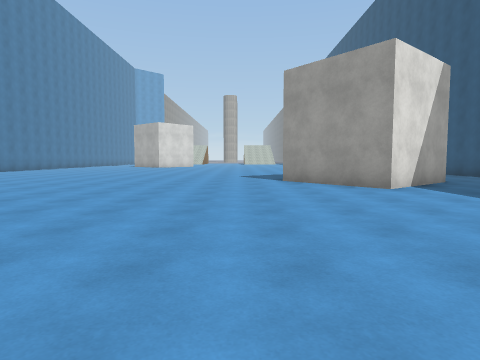
[1] (above)

20 first-person views from a walk through a scene from a Unity 3-D project. The camera is 1.3 m above the floor, tilts 4° down and sees 75° across. The floor is counted in squares, 2 m on a side. Each view is taken from the middle of a square. On the plan, view 1 faces up. The plan holds only what a view shows up to about 10 squares ahead; the rest is blank. The place goes on beyond the plan. Surface patterns are stand-ins for the level's own textures.

[2]
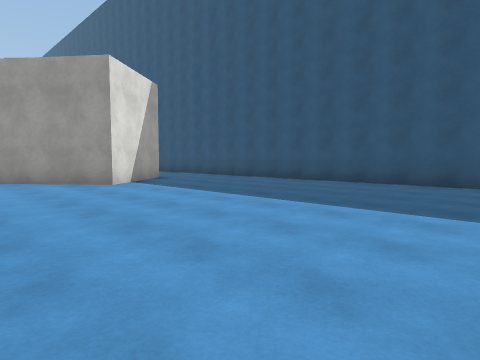

[3]
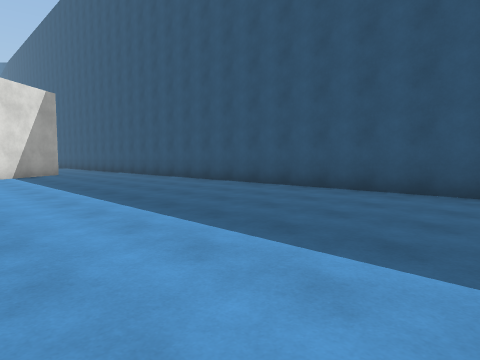

[4]
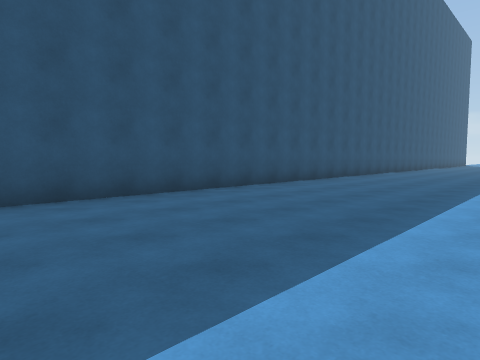

[5]
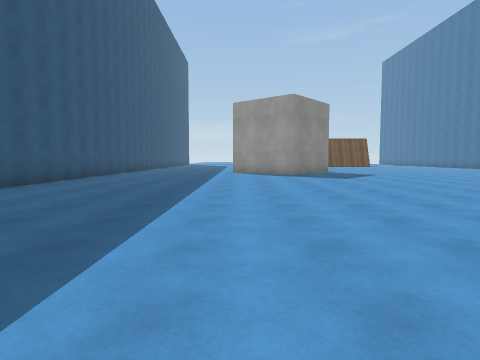

[6]
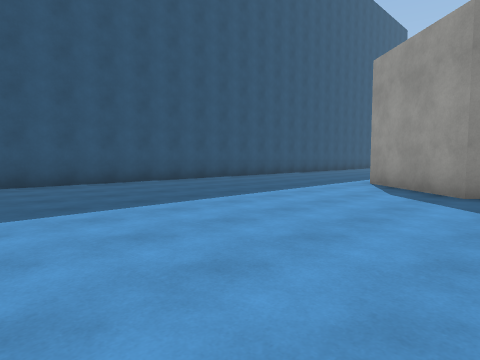

[7]
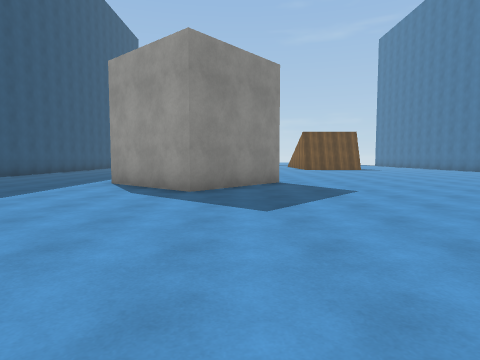

[8]
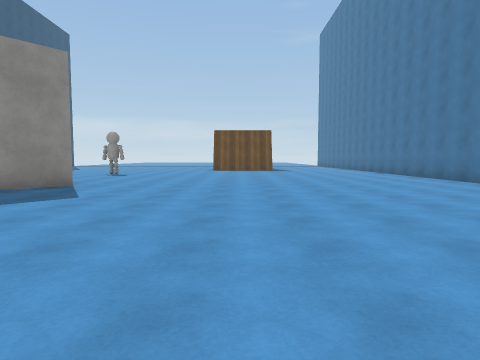

[9]
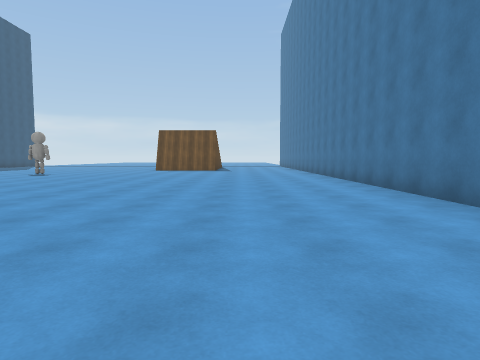

[10]
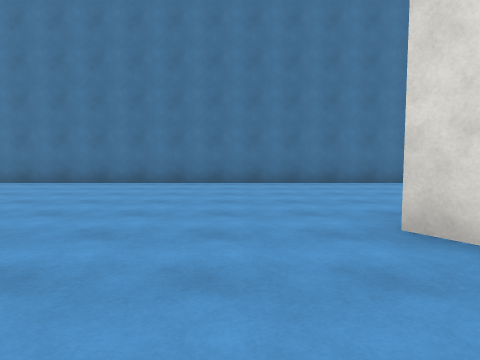

[11]
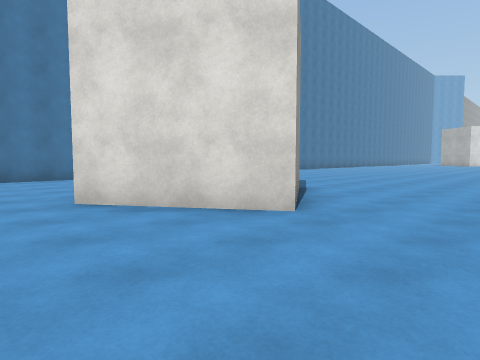

[12]
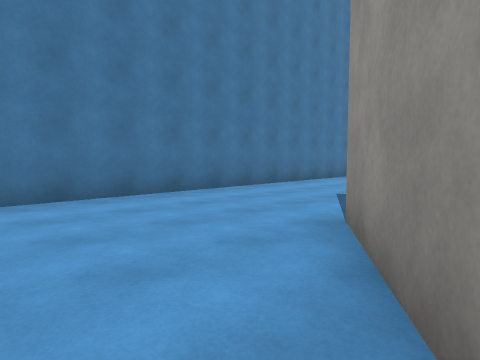

[13]
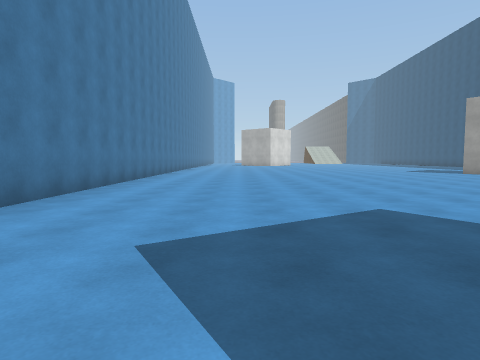

[14]
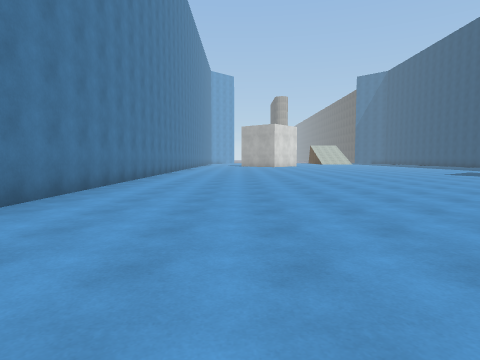

[15]
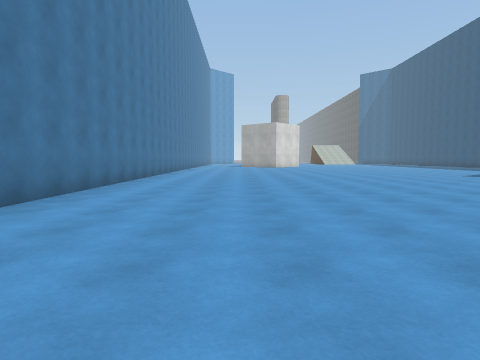

[16]
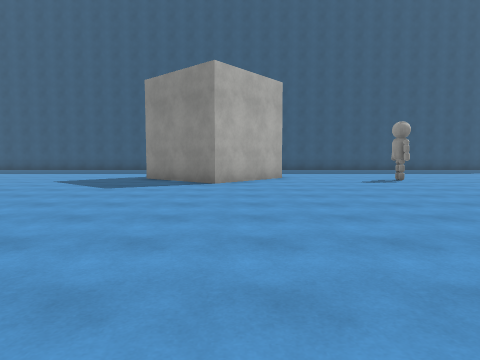

[17]
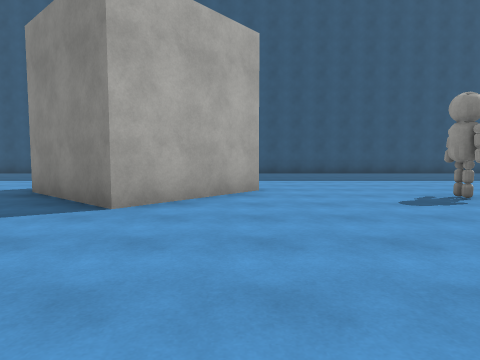

[18]
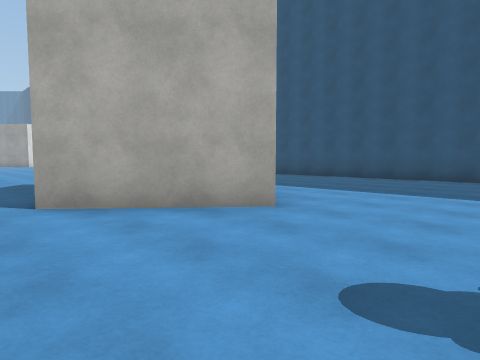

[19]
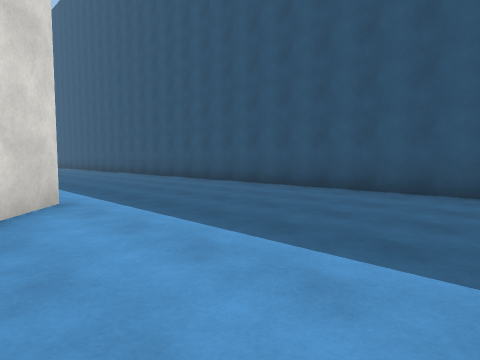

[20]
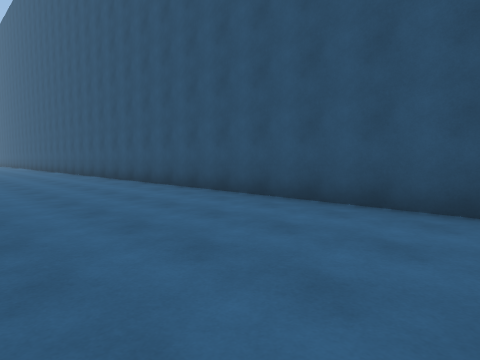

### Floor plan
Points are (right, up) in squares from view 1. A wall is a line through its corners. A room is listed if a view was taken in it or the views show most of it. See-through windows are left out.
Room 1 (views 1, 2, 3, 4, 5, 6, 7, 8, 9, 10, 11, 12, 13, 14, 15, 16, 17, 18, 19, 20)
walls: (-6.1, -6.1) (-7.5, -3.9); (-4.9, -2.3) (-3.2, -4.8) (-5.9, -6.6); (1.4, -17.5) (-1.1, -15.4) (1, -13) (3.3, -15) (2.5, -16); (5.6, 8.5) (3.2, 6.5) (1.2, 9); (8.2, -20.5) (8.2, 5.1); (-11.2, 10.1) (-11.2, -18.1)
objects: other object (0, -21)

Where each view was taken, in squares from view 1:
view 1: 0 up, 0 right, facing up
view 2: 1 down, 0 right, facing up-right
view 3: 5 down, 2 right, facing up-right
view 4: 1 down, 3 right, facing down-right
view 5: 1 down, 3 right, facing down
view 6: 7 down, 0 right, facing down-right
view 7: 7 down, 0 right, facing down
view 8: 8 down, 5 left, facing down
view 9: 8 down, 8 left, facing down
view 10: 8 down, 3 left, facing left
view 11: 8 down, 1 left, facing up-left
view 12: 7 down, 6 left, facing up-left
view 13: 4 down, 8 left, facing up
view 14: 1 down, 8 left, facing up
view 15: 0 up, 8 left, facing up
view 16: 16 down, 9 left, facing right
view 17: 17 down, 5 left, facing right
view 18: 20 down, 2 left, facing up-right
view 19: 20 down, 2 right, facing up-right
view 20: 21 down, 4 right, facing up-right
